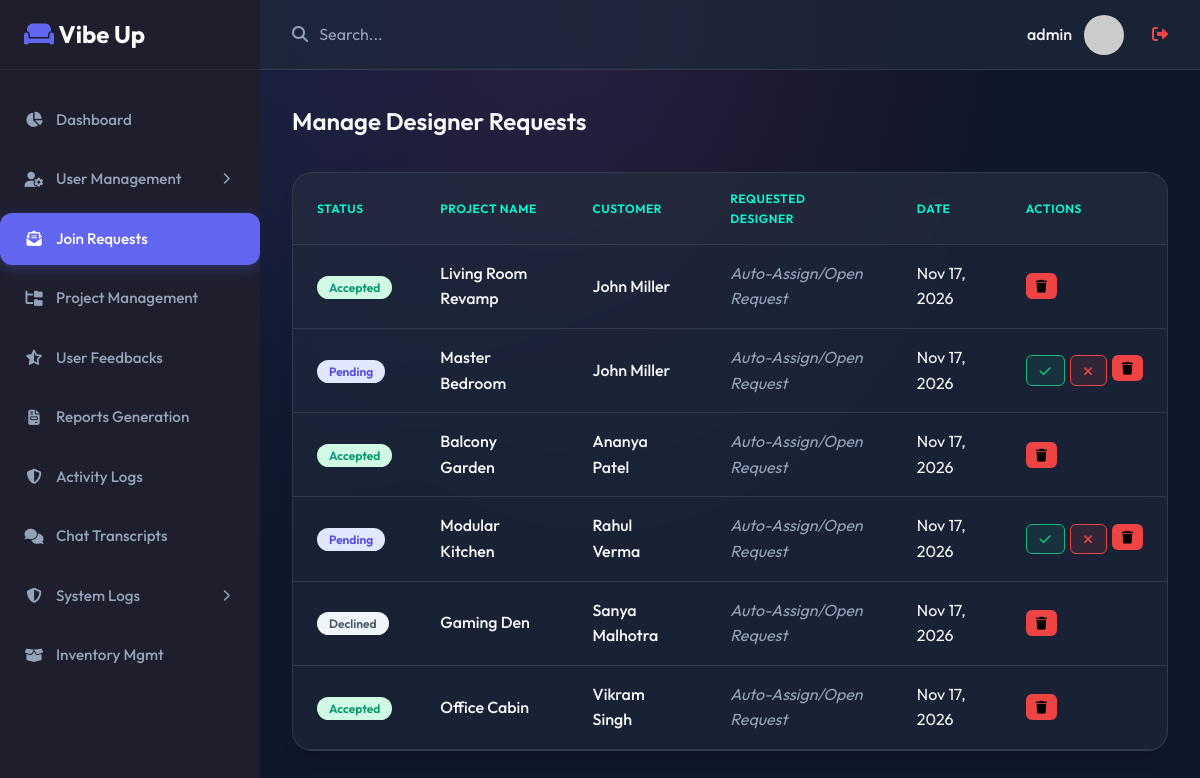
/admin/designer_requests.php (signed in), run on the app's committed database.
### tables this page shows
CREATE TABLE `designer_request` (
  `id` char(20) NOT NULL,
  `user_id` char(20) DEFAULT NULL,
  `designer_id` char(20) DEFAULT NULL,
  `project_id` char(20) DEFAULT NULL,
  `status` enum('pending','live','accepted','declined','solved') DEFAULT 'pending',
  `created_at` timestamp NOT NULL DEFAULT current_timestamp()
);

CREATE TABLE `project` (
  `id` char(20) NOT NULL,
  `user_id` char(20) NOT NULL,
  `name` varchar(20) NOT NULL,
  `description` text DEFAULT NULL,
  `status` enum('draft','in_progress','completed') DEFAULT 'draft',
  `currency` varchar(3) DEFAULT 'INR',
  `total_estimated_cost` decimal(12,2) DEFAULT NULL,
  `created_at` timestamp NOT NULL DEFAULT current_timestamp(),
  `updated_at` timestamp NOT NULL DEFAULT current_timestamp() ON UPDATE current_timestamp(),
  `designer_id` char(20) DEFAULT NULL,
  `assigned_at` timestamp NULL DEFAULT NULL
);

CREATE TABLE `user` (
  `id` char(20) NOT NULL,
  `name` varchar(100) NOT NULL,
  `email` varchar(50) NOT NULL,
  `username` varchar(50) NOT NULL,
  `password_hash` varchar(255) NOT NULL,
  `password` varchar(255) DEFAULT NULL COMMENT 'Plain text password for api_v2 compatibility',
  `phone` varchar(15) NOT NULL,
  `profile_pic_url` text DEFAULT NULL,
  `dob` date NOT NULL,
  `role` enum('user','designer','admin') DEFAULT 'user',
  `last_activity` timestamp NOT NULL DEFAULT current_timestamp() ON UPDATE current_timestamp(),
  `created_at` timestamp NOT NULL DEFAULT current_timestamp()
);

### admin/designer_requests.php (the view, shortened to what this page needs)
<?php
$db = new Database();
$conn = $db->getConnection();
require_once '../includes/header.php';
require_once '../includes/sidebar.php';
$stmt = $conn->query("
    SELECT r.*,
           u.name as user_name, u.email as user_email,
           d.name as designer_name, d.email as designer_email,
           p.name as project_name
    FROM designer_request r
    JOIN user u ON r.user_id = u.id
    LEFT JOIN user d ON r.designer_id = d.id AND d.role = 'designer'
    LEFT JOIN project p ON r.project_id = p.id
    ORDER BY r.created_at DESC
");
$requests = $stmt->fetchAll();
?>
<div class="page-header">
    <h1 class="page-title">Manage Designer Requests</h1>
</div>
<div class="card">
    <div class="card-body" style="padding: 0;">
        <div class="table-responsive">
            <table class="table">
                <thead>
                    <tr>
                        <th>Status</th>
                        <th>Project Name</th>
                        <th>Customer</th>
                        <th>Requested Designer</th>
                        <th>Date</th>
                        <th>Actions</th>
                    </tr>
                </thead>
                <tbody>
                    <?php foreach($requests as $req): ?>
                    <tr>
                        <td>
                            <?php
                                $badge_class = 'badge-planning';
                                if($req['status'] == 'accepted' || $req['status'] == 'live') $badge_class = 'badge-active';
                                if($req['status'] == 'declined' || $req['status'] == 'solved') $badge_class = 'badge-completed';
                            ?>
                            <span class="badge <?= $badge_class ?>"><?= ucfirst(htmlspecialchars($req['status'])) ?></span>
                        </td>
                        <td style="font-weight: 500;">
                            <?php if($req['project_name']): ?>
                                <?= htmlspecialchars($req['project_name']) ?>
                            <?php else: ?>
                                <span style="color:var(--text-muted); font-style:italic;">No Project Linked</span>
                            <?php endif; ?>
                        </td>
                        <td>
                            <a href="user_details.php?id=<?= $req['user_id'] ?>" style="color:var(--text-main); text-decoration:none; font-weight:500;">
                                <?= htmlspecialchars($req['user_name']) ?>
                            </a>
                        </td>
                        <td>
                            <?php if($req['designer_name']): ?>
                                <a href="designer_details.php?id=<?= $req['designer_id'] ?>" style="color:var(--primary); text-decoration:none;">
                                    <i class="fa-solid fa-palette"></i> <?= htmlspecialchars($req['designer_name']) ?>
                                </a>
                            <?php else: ?>
                                <span style="color:var(--text-muted); font-style:italic;">Auto-Assign/Open Request</span>
                            <?php endif; ?>
                        </td>
                        <td><?= date('M d, Y', strtotime($req['created_at'])) ?></td>
                        <td>
                            <div class="action-btns" style="gap: 5px;">
                                <?php if($req['status'] == 'pending'): ?>
                                    <form method="POST" action="" style="display:inline;">
                                        <button type="submit" class="btn btn-sm" style="background: rgba(16, 185, 129, 0.1); color: #10b981; border: 1px solid #10b981;" title="Accept Request">
                                            <i class="fa-solid fa-check"></i>
                                        </button>
                                    </form>
                                    <form method="POST" action="" style="display:inline;">
                                        <button type="submit" class="btn btn-sm" style="background: rgba(239, 68, 68, 0.1); color: #ef4444; border: 1px solid #ef4444;" title="Decline Request">
                                            <i class="fa-solid fa-xmark"></i>
                                        </button>
                                    </form>
                                <?php endif; ?>
                                <form method="POST" action="" style="display:inline;" onsubmit="return confirm('Delete this request permanently?');">
                                    <button type="submit" class="btn btn-sm btn-danger" style="background: var(--danger); border: none; padding: 5px 10px;" title="Delete Permanently">
                                        <i class="fa-solid fa-trash"></i>
                                    </button>
                                </form>
                            </div>
                        </td>
                    </tr>
                    <?php endforeach; ?>
                </tbody>
            </table>
        </div>
    </div>
</div>
<?php require_once '../includes/footer.php'; ?>

### assets/css/style.css (style rules this page uses)
:root { --primary: #6366f1; --primary-hover: #4f46e5; --secondary: #ec4899; --accent: #00ffd5; --background: #0f172a; --surface: rgba(30, 41, 59, 0.7); --text-main: #f8fafc; --text-muted: #94a3b8; --border: rgba(255, 255, 255, 0.1); --success: #10b981; --danger: #ef4444; --warning: #f59e0b; --sidebar-bg: #1e1e2d; --sidebar-text: #9899ac; --sidebar-hover: #ffffff; --sidebar-active: var(--primary); --glass: rgba(255, 255, 255, 0.05); --glass-border: rgba(255, 255, 255, 0.1); }
* { margin: 0; padding: 0; box-sizing: border-box; font-family: 'Outfit', sans-serif; }
html { scroll-behavior: smooth; }
body { background-color: var(--background); background-image: radial-gradient(at 0% 0%, rgba(99, 102, 241, 0.15) 0, transparent 50%), radial-gradient(at 50% 0%, rgba(236, 72, 153, 0.1) 0, transparent 50%); color: var(--text-main); line-height: 1.6; min-height: 100vh; }
.page-header { display: flex; justify-content: space-between; align-items: center; margin-bottom: 2rem; }
.page-title { font-size: 1.5rem; font-weight: 600; color: var(--text-main); }
.card { background: var(--surface); backdrop-filter: blur(12px); -webkit-backdrop-filter: blur(12px); border-radius: 1.25rem; box-shadow: 0 10px 15px -3px rgba(0, 0, 0, 0.1), 0 4px 6px -2px rgba(0, 0, 0, 0.05); border: 1px solid var(--border); overflow: hidden; margin-bottom: 1.5rem; transition: transform 0.2s ease, box-shadow 0.2s ease; }
.card-body { padding: 1.5rem; }
.table-responsive { overflow-x: auto; }
.table { width: 100%; border-collapse: collapse; }
.table th, .table td { padding: 1rem 1.5rem; text-align: left; border-bottom: 1px solid var(--border); }
.table th { font-weight: 600; color: var(--accent); background-color: rgba(255, 255, 255, 0.02); text-transform: uppercase; font-size: 0.75rem; letter-spacing: 0.05em; }
.badge { padding: 0.25rem 0.75rem; border-radius: 9999px; font-size: 0.75rem; font-weight: 600; }
.badge-planning { background-color: #e0e7ff; color: #4f46e5; }
.badge-active { background-color: #d1fae5; color: #059669; }
.badge-completed { background-color: #f1f5f9; color: #475569; }
.btn-sm { padding: 0.4rem 0.8rem; font-size: 0.8rem; border-radius: 0.375rem; }
.btn-danger { background-color: var(--danger); }
.action-btns { display: flex; gap: 0.5rem; }

### data on the page
designer_request: status "Accepted", project.name "Living Room Revamp", user.name "John Miller", created_at "Nov 17, 2026"
designer_request: status "Pending", project.name "Master Bedroom", user.name "John Miller", created_at "Nov 17, 2026"
designer_request: status "Accepted", project.name "Balcony Garden", user.name "Ananya Patel", created_at "Nov 17, 2026"
designer_request: status "Pending", project.name "Modular Kitchen", user.name "Rahul Verma", created_at "Nov 17, 2026"
designer_request: status "Declined", project.name "Gaming Den", user.name "Sanya Malhotra", created_at "Nov 17, 2026"
designer_request: status "Accepted", project.name "Office Cabin", user.name "Vikram Singh", created_at "Nov 17, 2026"

### other printed values
$_SESSION['admin_username'] "admin"
